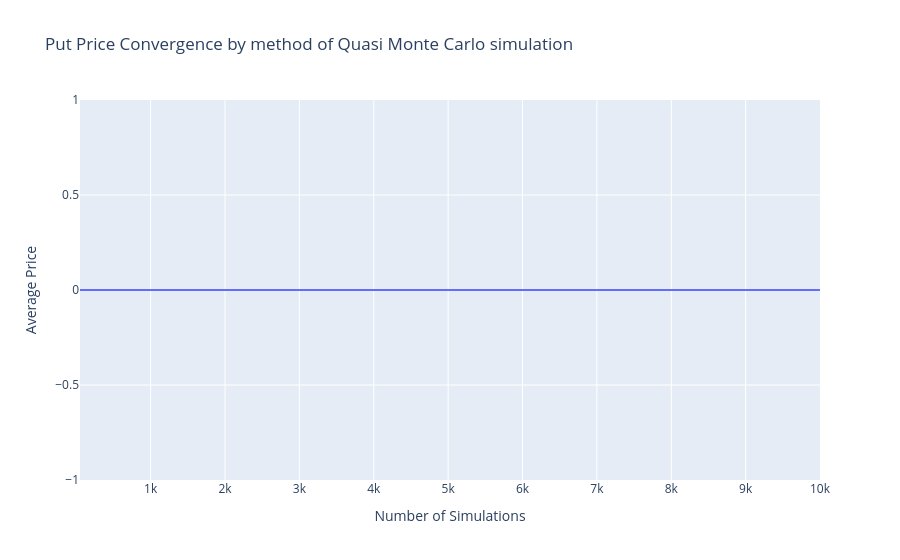

Write notebook code for a chart like this one.
### Code cell
fig = go.Figure()

# Courbe 1 : Moyenne
fig.add_trace(go.Scatter(
    x=df_put_quasi_mc.index,
    y=df_put_quasi_mc["mean"],
    mode='lines',
    name='Quasi Monte Carlo Average Price'
))

fig.update_layout(
    title="Put Price Convergence by method of Quasi Monte Carlo simulation",
    xaxis_title="Number of Simulations",
    yaxis_title="Average Price",
    legend_title="Simulation methods"
)

fig.show()

### Figure 1 — Plotly figure (JSON) as saved in the notebook; plotly's stock layout.template omitted (floating-point values rounded to 4 significant figures)
{"data": [{"mode": "lines", "name": "Quasi Monte Carlo Average Price", "type": "scatter", "x": [50, 100, 150, 200, 250, 300, 350, 400, 450, 500, 550, 600, 650, 700, 750, 800, 850, 900, 950, 1000, 2000, 4000, 6000, 8000, 10000], "y": [0.0, 0.0, 0.0, 0.0, 0.0, 0.0, 0.0, 0.0, 0.0, 0.0, 0.0, 0.0, 0.0, 0.0, 0.0, 0.0, 0.0, 0.0, 0.0, 0.0, 0.0, 0.0, 0.0, 0.0, 0.0]}], "layout": {"legend": {"title": {"text": "Simulation methods"}}, "title": {"text": "Put Price Convergence by method of Quasi Monte Carlo simulation"}, "xaxis": {"title": {"text": "Number of Simulations"}}, "yaxis": {"title": {"text": "Average Price"}}}}
